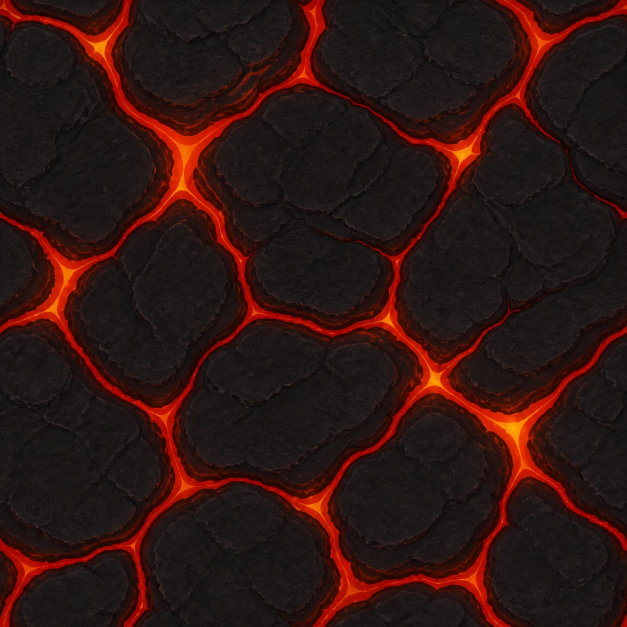
#> input picture assets/texture-sources/lava-crust-raw.jpg, 1254 x 1254 px (shown at 1/2 size)
$ python build_lava_crust.py
#> lines starting #> are read from the running program, lines starting #| are printed output that depends on the picture
### tools/theme_writer.py
"""Reusable writer for N64FlashcartMenu V1 theme PNG packages."""

from __future__ import annotations

import math
import struct
import zlib
from collections import namedtuple
from pathlib import Path
from typing import Iterable

from PIL import Image


WIDTH = 64
# Regions retain byte-sized origins.  A 32px texture can therefore start as
# late as row 255 and extend through row 286.
MAX_HEIGHT = 287
MAX_STATIC_WIDTH = 640
MAX_STATIC_HEIGHT = 480
NAME = 1
FAMILY = 2
COLORS = 3
BACKGROUND = 4
REGIONS = 5
TAB_GEOMETRY = 6
INTERNAL_BORDER = 7
TEXTURE_ANIMATION = 8
PARAMETER_ANIMATION = 9
TEXTURE_ORIGIN = 10

# Animation flag bits shared by Type 8 texture animation and Type 9 parameter
# animation. Combining PING_PONG | INTERPOLATE is valid; LOOP and PING_PONG
# are mutually exclusive playback modes.
ANIMATION_LOOP = 0
ANIMATION_PING_PONG = 1 << 0
ANIMATION_ONCE = 1 << 1
ANIMATION_REVERSED = 1 << 2
ANIMATION_INTERPOLATE = 1 << 3

# Rotation is expressed in radians per 60 Hz tick. Large fullscreen repeating
# fields can cause discomfort well below the format's technical ±0.25 limit,
# so authored themes use this conservative ceiling unless a future validator
# grants an explicit, reviewed exception.
COMFORTABLE_ROTATION_LIMIT = 0.001

COLOR_NAMES = (
    "background panel border text muted_text accent highlight tab_inactive "
    "tab_active shadow success warning gradient_tl gradient_tr gradient_bl gradient_br"
).split()
Palette = namedtuple("Palette", COLOR_NAMES)
ParameterFrame = namedtuple("ParameterFrame", (
    "background panel border text muted_text accent highlight tab_inactive "
    "tab_active shadow success warning gradient_tl gradient_tr gradient_bl gradient_br "
    "gradient_speed gradient_warp layer0_scale layer1_scale layer0_dx layer0_dy "
    "layer1_dx layer1_dy rotation layer0_alpha layer1_alpha layer0_texture layer1_texture"
), defaults=(None,) * 29)
Rectangle = namedtuple("Rectangle", "x y width height", defaults=(0, 0, 0, 0))
Animation = namedtuple("Animation", "frame_ticks flags columns", defaults=(0, 0, 1))
ParameterAnimation = namedtuple("ParameterAnimation", "frames animation")
PackedArtwork = namedtuple("PackedArtwork", "image rectangles")
TextureRegions = namedtuple("TextureRegions", "layer0 layer1 border",
                            defaults=(Rectangle(), Rectangle(), Rectangle()))
DualTextureBackground = namedtuple("DualTextureBackground", (
    "layer0_scale layer1_scale layer0_dx layer0_dy layer1_dx layer1_dy "
    "rotation layer0_alpha layer1_alpha"))


def _uint(value: int, bits: int, label: str) -> int:
    value = int(value)
    if not 0 <= value < 1 << bits:
        raise ValueError(f"{label} must be 0..{(1 << bits) - 1}")
    return value


def _finite(value: float, label: str) -> float:
    value = float(value)
    if not math.isfinite(value):
        raise ValueError(f"{label} must be finite")
    return value


def rgba(hex_rgb: str, alpha: int = 255) -> tuple[int, int, int, int]:
    """Create an RGBA tuple from a six-digit hexadecimal RGB string."""
    if len(hex_rgb) != 6:
        raise ValueError("RGB colors must contain exactly six hexadecimal digits")
    try:
        rgb = bytes.fromhex(hex_rgb)
    except ValueError as error:
        raise ValueError("RGB colors must contain hexadecimal digits") from error
    return (*rgb, _uint(alpha, 8, "alpha"))


def lerp_rgba(left, right, amount: float, alpha: int | None = None
              ) -> tuple[int, int, int, int]:
    """Interpolate two RGBA tuples or hex RGB strings with clamped rounding."""
    if isinstance(left, str):
        left = rgba(left)
    if isinstance(right, str):
        right = rgba(right)
    if len(left) != 4 or len(right) != 4:
        raise ValueError("interpolated colors must be RGBA tuples or hex RGB strings")
    amount = _finite(amount, "color interpolation amount")
    if not 0 <= amount <= 1:
        raise ValueError("color interpolation amount must be 0..1")
    result = tuple(round(a + (b - a) * amount) for a, b in zip(left, right))
    if alpha is not None:
        result = (*result[:3], _uint(alpha, 8, "alpha"))
    return result


def close_seams(image: Image.Image) -> Image.Image:
    """Return an RGBA image whose opposite edge pixels match exactly."""
    output = image.convert("RGBA")
    if output.width < 2 or output.height < 2:
        raise ValueError("seam closure needs an image at least 2x2 pixels")
    pixels = output.load()
    for y in range(output.height):
        value = tuple((pixels[0, y][channel] + pixels[output.width - 1, y][channel]) // 2
                      for channel in range(4))
        pixels[0, y] = pixels[output.width - 1, y] = value
    for x in range(output.width):
        value = tuple((pixels[x, 0][channel] + pixels[x, output.height - 1][channel]) // 2
                      for channel in range(4))
        pixels[x, 0] = pixels[x, output.height - 1] = value
    return output


# [21 lines left out: function quantize_fixed_palette, not called in this run]


def palette(*colors) -> Palette:
    """Build the required sixteen-color palette from RGBA tuples or hex strings."""
    if len(colors) != len(COLOR_NAMES):
        raise ValueError("a theme palette must contain sixteen colors")
    normalized = []
    for color in colors:
        if isinstance(color, str):
            color = rgba(color)
        elif len(color) == 2 and isinstance(color[0], str):
            color = rgba(*color)
        if len(color) != 4:
            raise ValueError("palette colors must be RGBA tuples")
        normalized.append(tuple(_uint(channel, 8, "color channel") for channel in color))
    return Palette(*normalized)


def colors_record(colors: Palette) -> tuple[int, bytes]:
    """Encode a sixteen-color theme palette."""
    return COLORS, b"".join(bytes(color) for color in colors)


# [5 lines left out: function decode_palette, not called in this run]


def text_record(kind: int, value: str) -> tuple[int, bytes]:
    """Encode a theme name or family."""
    if kind not in (NAME, FAMILY):
        raise ValueError("text records are only valid for name and family")
    encoded = value.encode("ascii")
    if not 1 <= len(encoded) <= 63 or b"\0" in encoded:
        raise ValueError("theme text must be 1..63 non-NUL ASCII bytes")
    return kind, encoded


# [6 lines left out: function gradient_background, not called in this run]


def static_image_background() -> tuple[int, bytes]:
    """Use the complete artwork image as a non-repeating static background."""
    return BACKGROUND, bytes((5,))


def dual_texture_background(layer0_scale: float, layer1_scale: float,
                            layer0_dx: float, layer0_dy: float,
                            layer1_dx: float, layer1_dy: float,
                            rotation: float = 0, layer0_alpha: int = 255,
                            layer1_alpha: int = 255) -> tuple[int, bytes]:
    """Encode a dual-layer UV background without exposing binary packing."""
    values = tuple(_finite(value, "texture parameter") for value in (
        layer0_scale, layer1_scale, layer0_dx, layer0_dy,
        layer1_dx, layer1_dy, rotation))
    if not all(0.015625 <= scale <= 16 for scale in values[:2]):
        raise ValueError("texture scales must be 0.015625..16")
    if not all(-4 <= velocity <= 4 for velocity in values[2:6]):
        raise ValueError("texture velocities must be -4..4")
    if not -0.25 <= values[6] <= 0.25:
        raise ValueError("texture rotation must be -0.25..0.25")
    return (BACKGROUND, bytes((1,)) + struct.pack("<7f", *values)
            + bytes((_uint(layer0_alpha, 8, "layer 0 alpha"),
                     _uint(layer1_alpha, 8, "layer 1 alpha"))))


# [13 lines left out: functions decode_dual_texture_background, texture_origin, not called in this run]


def internal_border(style: int) -> tuple[int, bytes]:
    """Select one of the built-in border styles."""
    return INTERNAL_BORDER, bytes((_uint(style, 8, "border style"),))


def texture_animations(layer0_frames: int, layer0: Animation,
                       layer1_frames: int = 0,
                       layer1: Animation = Animation()) -> tuple[int, bytes]:
    """Encode animation descriptors for the two texture layers."""
    return (TEXTURE_ANIMATION,
            _pack_animation_for_frames(layer0, layer0_frames)
            + _pack_animation_for_frames(layer1, layer1_frames))


def regions_record(regions: TextureRegions, y_offset: int = 0) -> tuple[int, bytes]:
    """Encode atlas rectangles, applying the final PNG artwork-row offset."""
    packed = bytearray()
    for rectangle in regions:
        values = (rectangle.x, rectangle.y + y_offset if rectangle.height else 0,
                  rectangle.width, rectangle.height)
        packed.extend(_uint(value, 8, "region coordinate") for value in values)
    return REGIONS, bytes(packed)


def tlv(kind: int, value: bytes) -> bytes:
    return bytes((_uint(kind, 8, "record type"),)) + struct.pack(
        "<H", _uint(len(value), 16, "record length")) + value


def _pack_animation_for_frames(animation: Animation, frame_count: int) -> bytes:
    frame_count = _uint(frame_count, 8, "frame count")
    if frame_count == 0:
        return b"\0" * 5
    columns = _uint(animation.columns, 8, "animation columns")
    frame_ticks = _uint(animation.frame_ticks, 16, "animation frame ticks")
    flags = _uint(animation.flags, 8, "animation flags")
    if flags & 0xF0 or flags & 0x03 == 0x03:
        raise ValueError("animation flags contain an unsupported playback mode")
    if frame_count == 1:
        if columns not in (0, 1) or frame_ticks or flags:
            raise ValueError("single-frame animations cannot have playback settings")
        return b"\1\0\0\0\0"
    if not columns or not frame_ticks:
        raise ValueError("multi-frame animations need columns and nonzero frame ticks")
    return struct.pack("<BBHB", frame_count, columns, frame_ticks, flags)


# [78 lines left out: functions read_metadata, record_value, replace_record, decode_regions, not called in this run]


def pack_artwork(images: Iterable[Image.Image], start_y: int = 0) -> PackedArtwork:
    """Shelf-pack images into a 64-pixel-wide transparent RGBA atlas."""
    sources = [image.convert("RGBA") for image in images]
    positions = []
    x, y, row_height = 0, start_y, 0
    for image in sources:
        if image.width > WIDTH or image.height > 255:
            raise ValueError("artwork exceeds theme PNG limits")
        if x and x + image.width > WIDTH:
            x, y, row_height = 0, y + row_height, 0
        positions.append(Rectangle(x, y, image.width, image.height))
        x += image.width
        row_height = max(row_height, image.height)
    height = y + row_height
    if height >= MAX_HEIGHT:
        raise ValueError(f"packed artwork exceeds {MAX_HEIGHT - 1} rows")
    atlas = Image.new("RGBA", (WIDTH, max(height, start_y)), (0, 0, 0, 0))
    for image, rectangle in zip(sources, positions):
        atlas.alpha_composite(image, (rectangle.x, rectangle.y))
    return PackedArtwork(atlas, tuple(positions))


def pack_after_parameters(parameter_sheet: Image.Image,
                          images: Iterable[Image.Image]) -> PackedArtwork:
    """Put parameter bytes first, then shelf-pack visible artwork below them."""
    packed = pack_artwork(images, parameter_sheet.height)
    packed.image.alpha_composite(parameter_sheet.convert("RGBA"), (0, 0))
    return packed


def _channel_bytes(channel: int, value) -> bytes:
    if channel < 16:
        packed = bytes(value)
        if len(packed) != 4:
            raise ValueError("animated colors must be RGBA tuples")
        return packed
    if channel < 25:
        value = float(value)
        if not math.isfinite(value):
            raise ValueError("animated floats must be finite")
        return struct.pack("<f", value)
    value = int(value)
    if not 0 <= value <= 255:
        raise ValueError("animated byte channels must be 0..255")
    return bytes((value,))


def pack_parameter_animation(spec: ParameterAnimation,
                             metadata_rows: int = 1
                             ) -> tuple[tuple[int, bytes], Image.Image]:
    """Encode a sparse animation and its opaque RGB parameter sheet."""
    frames = tuple(spec.frames)
    if not frames:
        raise ValueError("parameter animation needs at least one frame")
    _uint(len(frames), 8, "parameter frame count")
    _uint(metadata_rows, 8, "metadata rows")
    present = [set(i for i, value in enumerate(frame) if value is not None) for frame in frames]
    if any(channels != present[0] for channels in present[1:]):
        raise ValueError("every parameter frame must specify the same channels")
    channels = sorted(present[0])
    if not channels:
        raise ValueError("parameter animation mask cannot be empty")
    mask = sum(1 << channel for channel in channels)
    payloads = [b"".join(_channel_bytes(channel, frame[channel]) for channel in channels)
                for frame in frames]
    frame_width = (len(payloads[0]) + 2) // 3
    requested_columns = _uint(spec.animation.columns, 8, "animation columns")
    columns = min(requested_columns, WIDTH // frame_width, len(frames))
    if columns <= 0:
        raise ValueError("parameter frames do not fit the theme width")
    rows = (len(frames) + columns - 1) // columns
    sheet = Image.new("RGBA", (WIDTH, rows), (0, 0, 0, 0))
    pixels = sheet.load()
    for index, payload in enumerate(payloads):
        padded = payload.ljust(frame_width * 3, b"\0")
        origin_x = index % columns * frame_width
        origin_y = index // columns
        for x in range(frame_width):
            pixels[origin_x + x, origin_y] = (*padded[x * 3:x * 3 + 3], 255)
    animation = _pack_animation_for_frames(spec.animation._replace(columns=columns), len(frames))
    record = struct.pack("<I", mask) + bytes((0, metadata_rows, frame_width, 1)) + animation
    return (PARAMETER_ANIMATION, record), sheet


def write_theme(output: Path, records: Iterable[tuple[int, bytes]], artwork: Image.Image,
                metadata_rows: int = 1) -> None:
    records = tuple(records)
    metadata_rows = _uint(metadata_rows, 8, "metadata rows")
    if not 1 <= metadata_rows <= 4:
        raise ValueError("metadata rows must be 1..4")
    body = b"".join(tlv(kind, value) for kind, value in records) + b"\0\0\0"
    header = b"N64T" + bytes((1, metadata_rows))
    header += struct.pack("<HII", 16 + len(body), 0, zlib.crc32(body)) + body
    capacity = metadata_rows * WIDTH * 3
    if len(header) > capacity:
        raise ValueError("theme metadata exceeds its declared rows")
    header = header.ljust(capacity, b"\0")
    rgba = artwork.convert("RGBA")
    static = any(kind == BACKGROUND and value == bytes((5,)) for kind, value in records)
    max_width = MAX_STATIC_WIDTH if static else WIDTH
    max_height = MAX_STATIC_HEIGHT if static else MAX_HEIGHT - metadata_rows
    if rgba.width < WIDTH or rgba.width > max_width or (not static and rgba.width != WIDTH):
        raise ValueError(f"theme artwork width must be {WIDTH}" + (f"..{max_width}" if static else ""))
    if rgba.height < 1 or rgba.height > max_height:
        raise ValueError(f"theme artwork height must be 1..{max_height}")
    canvas = Image.new("RGBA", (rgba.width, metadata_rows + rgba.height), (0, 0, 0, 0))
    canvas.alpha_composite(rgba, (0, metadata_rows))
    pixels = canvas.load()
    for y in range(metadata_rows):
        for x in range(WIDTH):
            offset = (y * WIDTH + x) * 3
            pixels[x, y] = (*header[offset:offset + 3], 255)
    output.parent.mkdir(parents=True, exist_ok=True)
    canvas.save(output, optimize=True)

### tools/build_lava_crust.py
#!/usr/bin/env python3
"""Build the animated Lava Crust theme."""

from __future__ import annotations

import math
from pathlib import Path

from PIL import Image, ImageEnhance, ImageOps

from theme_writer import (
    ANIMATION_INTERPOLATE, Animation, FAMILY, NAME, ParameterAnimation,
    ParameterFrame, TextureRegions, close_seams, colors_record,
    dual_texture_background, internal_border, lerp_rgba, pack_after_parameters,
    pack_parameter_animation, palette, regions_record, text_record,
    texture_animations, write_theme,
)

ROOT = Path(__file__).resolve().parents[1]
SOURCE = ROOT / "assets" / "texture-sources" / "lava-crust-raw.jpg"
OUTPUT = ROOT / "assets" / "themes" / "lava-crust.png"
ROWS, SIZE, MAGMA_FRAMES = 2, 32, 8
SELECTORS = (0, 1, 2, 3, 4, 5, 6, 7, 5, 3, 1, 0,
             7, 6, 4, 2, 1, 0)
PRESSURE = (.07, .10, .16, .25, .40, .62, 1.0, .72, .46, .27, .15, .08,
            .12, .22, .48, .82, .36, .10)

COLORS = palette(
    "100807", ("1a0e0b", 224), "713321", "fff0d8", "b9947b",
    "c84a18", "ffb52b", "28120d", "6f2414", "050202", "c78035",
    "e8a047", "210906", "3b1008", "170504", "5b1608",
)


def source_tile(source: Image.Image) -> Image.Image:
    image = ImageOps.fit(source.convert("RGB"), (SIZE, SIZE),
                         method=Image.Resampling.LANCZOS)
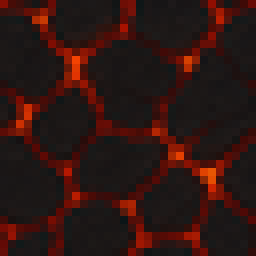
#> image: PIL image 32x32 RGB (shown 8 times larger); mean R, G, B 47.2, 21.4, 17.8
    return close_seams(ImageEnhance.Contrast(image).enhance(1.18))
#> in close_seams, `output = image.convert("RGBA")`:
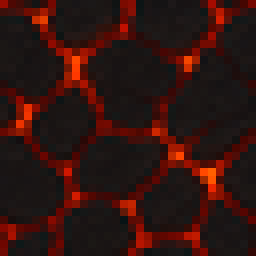
#> output: PIL image 32x32 RGBA (shown 8 times larger); mean R, G, B, A 49.9, 19.5, 15.4, 255
#> the loop in close_seams, `for y in range(output.height):` made 32 passes
#> value on passes 1 to 8: (133, 9, 0, 255), (45, 17, 15, 255), (23, 23, 22, 255), (24, 20, 19, 255), (24, 20, 21, 255), (26, 22, 21, 255), (26, 21, 20, 255), (28, 23, 22, 255)
#> the loop in close_seams, `for x in range(output.width):` made 32 passes
#> value on passes 1 to 8: (107, 9, 2, 255), (49, 15, 12, 255), (47, 16, 14, 255), (32, 19, 18, 255), (23, 21, 21, 255), (34, 15, 12, 255), (105, 7, 0, 255), (51, 18, 15, 255)
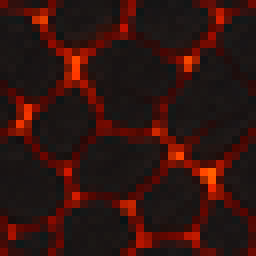
#> returned value: PIL image 32x32 RGBA (shown 8 times larger); mean R, G, B, A 49.9, 19.5, 15.4, 255


def layers(source: Image.Image) -> tuple[Image.Image, list[Image.Image]]:
    src = source.load()
    basalt = Image.new("RGBA", (SIZE, SIZE))
#> basalt: PIL image 32x32 RGBA; every value is 0
    base = basalt.load()
    magma = [Image.new("RGBA", (SIZE, SIZE), (0, 0, 0, 0))
             for _ in range(MAGMA_FRAMES)]
    out = [frame.load() for frame in magma]
    for y in range(SIZE):
        for x in range(SIZE):
            r, g, b, _ = src[x, y]
            hot = r - (g + b) / 2
            rock = max(0, min(255, round((r + g + b) / 3)))
            # Strip source magma from the fixed layer while retaining coarse
            # basalt shading and plate silhouettes.
            # Cool source fissures to dark red-brown in the basalt image so
            # plate boundaries remain visible even when magma alpha is low.
            edge = max(0, min(90, round(hot * .45)))
            base[x, y] = (14 + rock // 3 + edge, 13 + rock // 4 + edge // 4,
                          13 + rock // 4, 255)
            fissure = hot > 34 and r > 58
            # Alternating connected paths are selected through a phase derived
            # from position; successive frames open, branch, and seal them.
            path = ((x // 3) + (y // 4) + ((x * y) // 19)) % MAGMA_FRAMES
            for index, dst in enumerate(out):
                distance = min((path - index) % MAGMA_FRAMES,
                               (index - path) % MAGMA_FRAMES)
                if fissure and distance <= (1 if index in (3, 4, 5, 6) else 0):
                    bright = distance == 0
                    dst[x, y] = ((255 if bright else 198),
                                 (186 if bright else 48),
                                 (42 if bright else 8), 255)
    basalt = close_seams(basalt)
#> in close_seams (call 2), `output = image.convert("RGBA")`:
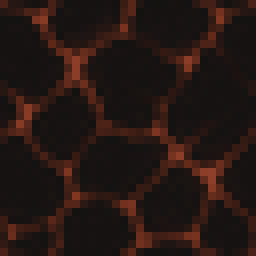
#> output: PIL image 32x32 RGBA (shown 8 times larger); mean R, G, B, A 37.7, 22.9, 19.7, 255
#> the loop in close_seams (call 2), `for y in range(output.height):` made 32 passes
#> value on passes 1 to 8: (73, 33, 22, 255), (35, 22, 19, 255), (21, 18, 18, 255), (23, 18, 18, 255), (23, 18, 18, 255), (23, 18, 18, 255), (23, 18, 18, 255), (24, 19, 19, 255)
#> the loop in close_seams (call 2), `for x in range(output.width):` made 32 passes
#> value on passes 1 to 8: (73, 33, 22, 255), (38, 23, 19, 255), (36, 22, 19, 255), (27, 19, 18, 255), (22, 18, 18, 255), (29, 20, 18, 255), (72, 33, 22, 255), (39, 24, 20, 255)
    result = []
    for frame in magma:
        frame = close_seams(frame)
        px = frame.load()
        for y in range(SIZE):
            for x in range(SIZE):
                r, g, b, a = px[x, y]
                px[x, y] = (r, g, b, 255 if a >= 128 else 0)
        result.append(frame)
#> this loop made 8 passes
#> pass 1, in close_seams (call 3), `output = image.convert("RGBA")`:
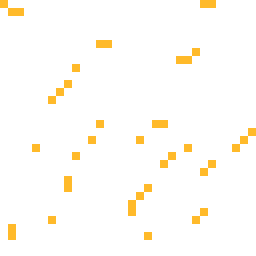
#> output: PIL image 32x32 RGBA (shown 8 times larger); mean R, G, B, A 10.2, 7.4, 1.7, 10.2; transparent parts drawn white
#> pass 2, in close_seams (call 4), `output = image.convert("RGBA")`:
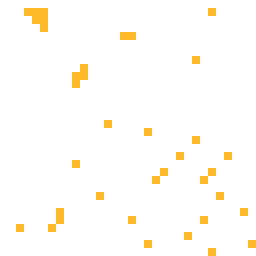
#> output: PIL image 32x32 RGBA (shown 8 times larger); mean R, G, B, A 9.2, 6.7, 1.5, 9.2; transparent parts drawn white
#> after the loop, result = 8 items
    return basalt, result


def parameters() -> list[ParameterFrame]:
    frames = []
    for index, (selector, pressure) in enumerate(zip(SELECTORS, PRESSURE)):
        rupture = pressure ** 1.7
        cooling = index >= 8
        hot = "ffd354" if not cooling else "d84a18"
        frames.append(ParameterFrame(
            border=lerp_rgba("542719", hot, rupture * .07),
            accent=lerp_rgba("9a3214", "ff8c20" if not cooling else "b93618", pressure * .07),
            highlight=lerp_rgba("b04a1e", "fff0a0" if not cooling else "d76a2a", rupture * .06),
            tab_active=lerp_rgba("542014", "a84018", pressure * .05),
            layer1_scale=.25,
            layer1_alpha=22 + round(226 * pressure),
            layer1_texture=selector,
        ))
    return frames


def build() -> Path:
    basalt, magma = layers(source_tile(Image.open(SOURCE)))
#> magma = 8 items
#> (the rest of the program and of its run is left out)
